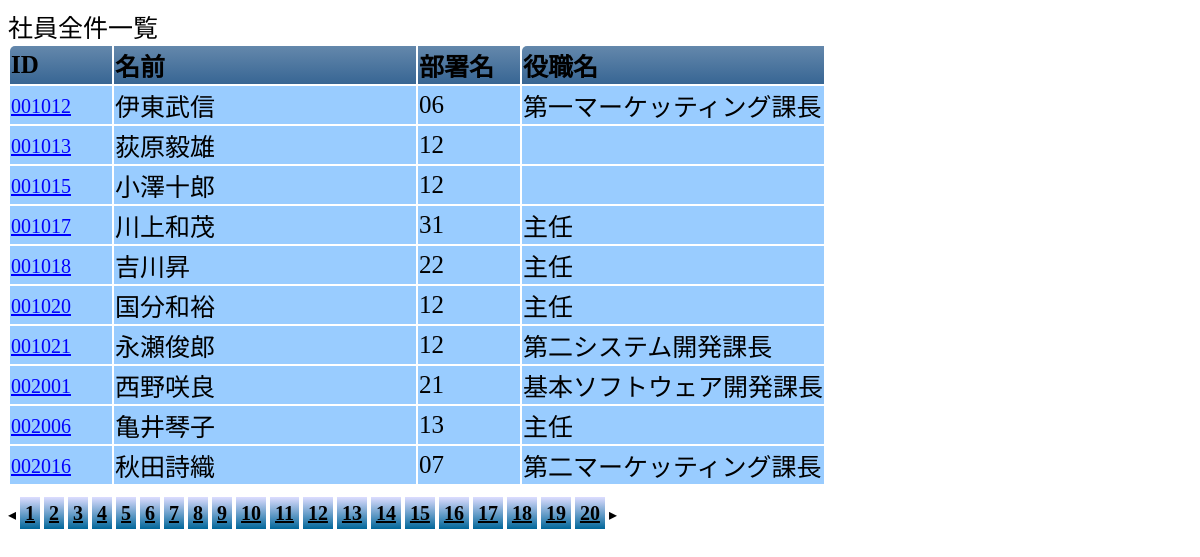
/allmember.php?i=1, run on the app's committed database.
### tables this page shows
CREATE TABLE IF NOT EXISTS `employee` (
  `id` char(6) NOT NULL,
  `name` varchar(20) NOT NULL,
  `kananame` varchar(20) NOT NULL,
  `post` char(2) NOT NULL,
  `offtitle` varchar(20) NOT NULL,
  `joinyear` char(4) NOT NULL,
  `birth` char(8) NOT NULL,
  `sex` char(1) NOT NULL,
  `extnumber` char(4) NOT NULL,
  PRIMARY KEY (`id`)
);

CREATE TABLE IF NOT EXISTS `post` (
  `id` char(2) NOT NULL,
  `name` varchar(20) NOT NULL
);

### allmember.php (the view, shortened to what this page needs)
<!doctype html>
<html lang="en">
<head>
</head>
<link rel="stylesheet" href="./css/base.css">
<body>
<table>
<caption>社員全件一覧</caption>
<tr>
<th class="id">ID</th><th class="name">名前</th><th class="post">部署名</th><th class="offtitle">役職名</th>
</tr>
<?php
				$i = 0;
				if(isset($_GET["i"])){
					$i = $_GET["i"];
				}
				$i = $i * 5;
				$connection = mysqli_connect("localhost","root","");
				mysqli_set_charset($connection,"utf8");
				$SQL = "SELECT em.id,em.name,ps.id,em.offtitle from employee em JOIN post ps ON em.post = ps.id LIMIT ".$i.",10";
				$result = mysqli_query($connection,$SQL);
				while($resultstring = mysqli_fetch_array($result, MYSQLI_BOTH))
				{
					?>
					<tr>
						<td class="id"><a href="./member.php?id=<?php echo $resultstring["0"];?>"><?php echo $resultstring["0"];?></td>
						<td class="name"><?php echo $resultstring["1"];?></td>
						<td class="post"><?php echo $resultstring["2"];?></td>
						<td class="offtitle"><?php echo $resultstring["3"];?></td>
					</tr>
					<?php
				}
				$SQL = "SELECT count(*) from employee";
				$result = mysqli_query($connection,$SQL);
					?>
					</table>
					<p>◂
				<?php
				while($resultstring = mysqli_fetch_array($result, MYSQLI_BOTH))
				{
					$endi = (int)($resultstring[0] / 10);
					for($i=1;$i<=$endi;$i++){
						?>
					<a class="paging" href="./allmember.php?i=<?php echo $i;?>"><?php echo $i;?></a>
						<?php
					}
				}
?>
▸</p>
</body>
</html>

### css/base.css (style rules this page uses)
table { font-size:25px; }
table th { text-align:left; background:linear-gradient(to bottom, rgba(34,85,136,0.7), rgba(34,85,136,0.9)); }
table th:first-child { border-radius: 5px 0 0 0; }
table th:last-child { border-radius: 5px 0 0 0; }
a { font-size:20px; }
table td { background-color:#99ccff; }
table caption { text-align:left; }
table .id { width:100px; }
table .name { width:300px; }
table .post { width:100px; }
table .offtitle { width:300px; }
.paging { text-decoration: underline; background:linear-gradient(to bottom, #ddddff, #006699); color:#000000; padding:5px; font-weight:bold; text-align:center; }
table td a { background-color:linear-gradient(to bottom, rgba(34,85,136,0.7), rgba(34,85,136,0.9)); color:#0000ff; text-decoration:underline; }

### data on the page
employee: id "001012", name "伊東武信", post.id "06", offtitle "第一マーケッティング課長"
employee: id "001013", name "荻原毅雄", post.id "12"
employee: id "001015", name "小澤十郎", post.id "12"
employee: id "001017", name "川上和茂", post.id "31", offtitle "主任"
employee: id "001018", name "吉川昇", post.id "22", offtitle "主任"
employee: id "001020", name "国分和裕", post.id "12", offtitle "主任"
employee: id "001021", name "永瀬俊郎", post.id "12", offtitle "第二システム開発課長"
employee: id "002001", name "西野咲良", post.id "21", offtitle "基本ソフトウェア開発課長"
employee: id "002006", name "亀井琴子", post.id "13", offtitle "主任"
employee: id "002016", name "秋田詩織", post.id "07", offtitle "第二マーケッティング課長"
